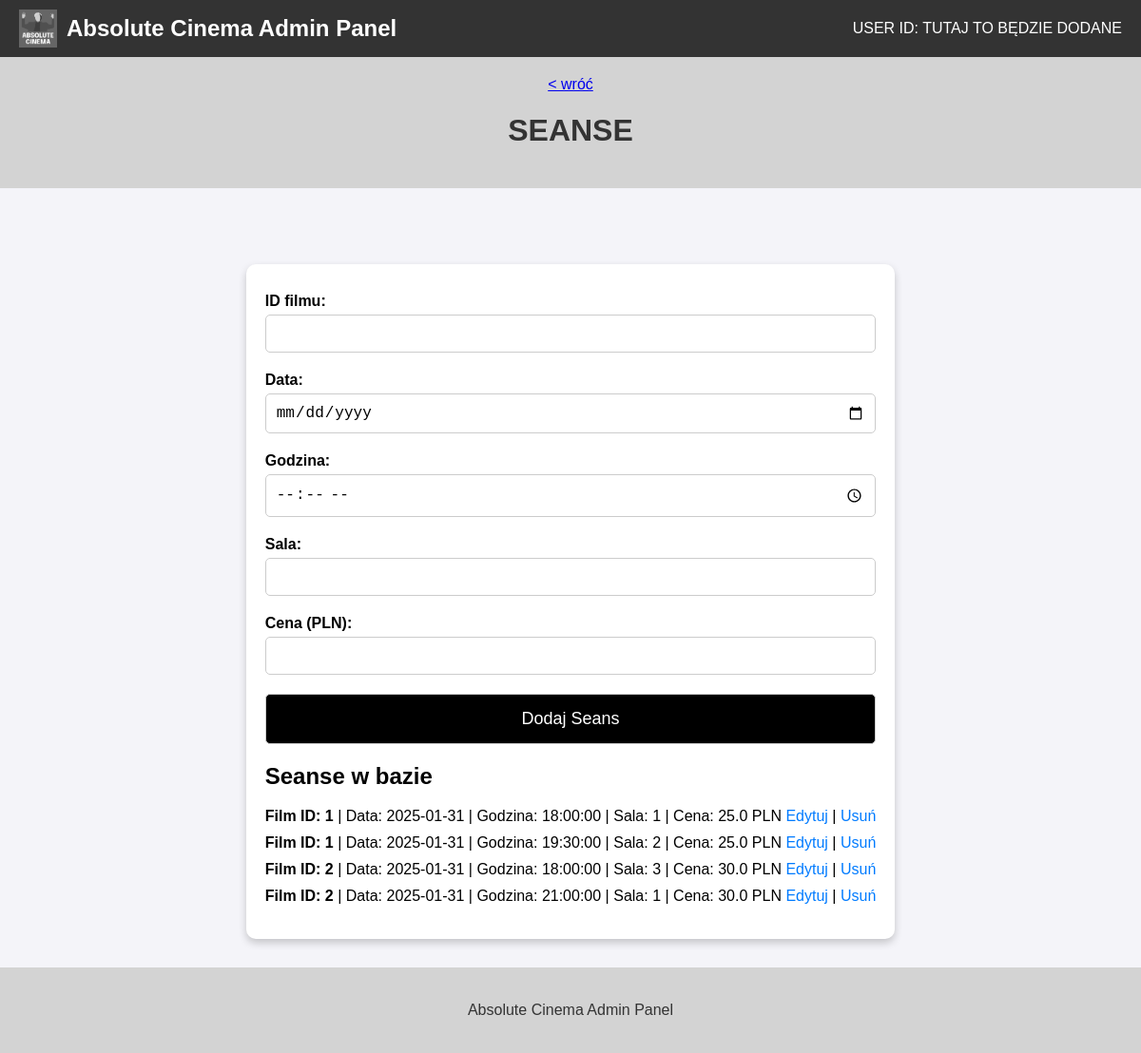
The app's page /admin/bazy/zarzadzaj_seansami with its own data.
### app.py (models this page shows)
class Seans(db.Model):
    __tablename__ = 'seanse'
    id = db.Column(db.Integer, primary_key=True)
    film_id = db.Column(db.Integer, db.ForeignKey('filmy.id'), nullable=False)  #ForeignKey tworzy relację między tabelą Seanse ( kolumna film_id), a tabelą Filmy.
    data = db.Column(db.Date, nullable=False)
    godzina = db.Column(db.Time, nullable=False)
    sala = db.Column(db.String(10), nullable=False)
    cena = db.Column(db.Float, nullable=False)
    rezerwacje = db.relationship('Rezerwacja', backref='seans', lazy=True)

### app.py (the view, shortened to what this page needs)
@app.route('/admin/bazy/zarzadzaj_seansami', methods=['GET', 'POST'])
def zarzadzaj_seansami():
    message = None
    seanse = Seans.query.order_by(Seans.film_id).all()  # Pobieranie seansów, sortowane po dacie i godzinie
    return render_template('admin_bazy_zarzadzaj_seansami.html', message=message, seanse=seanse)

### app.py (called while the page is built)
@app.before_request
def load_database():
    g.kino = {
        "admin" : Administrator.query.all(),
        "film" : Film.query.all(),
        "rezerwacja" : Rezerwacja.query.all(),
        "seans" : Seans.query.all(),
        "klient" : Klient.query.all()
    }

### templates/admin_bazy_zarzadzaj_seansami.html (shortened to what this page needs)
<!DOCTYPE html>
<html lang="pl">
<head>
</head>
<body>
    <div class="navbar">
        <div class="logo">
            <img src="{{ url_for('static', filename='images/absolute_cinema_logo.png') }}" alt="Logo">
            <span>Absolute Cinema Admin Panel</span>
        </div>
        <div class="user-id">
            USER ID: TUTAJ TO BĘDZIE DODANE
        </div>
    </div>
    <div class="breadcrumbs">
        <a href="{{ url_for('admin_bazy')}}"> &lt; wróć</a>
        <h1>SEANSE</h1>
    </div>
    <div class="container">
        <form method="POST">
            <label for="film_id">ID filmu:</label>
            <input type="number" id="film_id" name="film_id" required>
            <label for="data">Data:</label>
            <input type="date" id="data" name="data" required>
            <label for="godzina">Godzina:</label>
            <input type="time" id="godzina" name="godzina" required>
            <label for="sala">Sala:</label>
            <input type="text" id="sala" name="sala" required>
            <label for="cena">Cena (PLN):</label>
            <input type="number" step="0.01" id="cena" name="cena" required>
            <button class="dark" type="submit">Dodaj Seans</button>
        </form>
        <h2>Seanse w bazie</h2>
        <ul>
            {% for seans in seanse %}
            <li>
                <strong>Film ID: {{ seans.film_id }}</strong> | Data: {{ seans.data }} | Godzina: {{ seans.godzina }} | Sala: {{ seans.sala }} | Cena: {{ seans.cena }} PLN
                <a href="{{ url_for('edytuj_seans', seans_id=seans.id) }}">Edytuj</a> |
                <a href="{{ url_for('usun_seans', seans_id=seans.id) }}" onclick="return confirm('Na pewno chcesz usunąć ten seans?')">Usuń</a>
            </li>
            {% endfor %}
        </ul>
    </div>
    <div class="footer">
        <p>Absolute Cinema Admin Panel</p>
    </div>
</body>
</html>

### templates/admin_bazy_zarzadzaj_seansami.html (style rules this page uses)
body { font-family: Arial, sans-serif; background-color: #f4f4f9; margin: 0; padding: 0; display: flex; flex-direction: column; height: 100vh; }
.navbar { background-color: #333; color: white; padding: 10px 20px; display: flex; justify-content: space-between; align-items: center; }
.navbar .logo { display: flex; align-items: center; }
.navbar .logo img { height: 40px; margin-right: 10px; }
.navbar .logo span { font-size: 24px; font-weight: bold; }
.navbar .user-id { font-size: 16px; font-weight: normal; }
.footer { background-color: lightgray; color: #333; text-align: center; padding: 20px 0; margin-top: 30px; flex-shrink: 0; }
.container { min-width: 600px; margin-top: 50px; padding: 20px; background-color: #ffffff; border-radius: 10px; box-shadow: 0 4px 8px rgba(0, 0, 0, 0.2); flex-grow: 1; align-self: center; }
.breadcrumbs { background-color: lightgray; color: black; text-align: center; padding: 20px 0; margin-bottom: 30px; }
h1 { text-align: center; color: #333333; }
form { display: flex; flex-direction: column; }
label { margin-top: 10px; font-weight: bold; margin-bottom: 5px; }
input, textarea { padding: 10px; font-size: 16px; border: 1px solid #ccc; border-radius: 5px; width: 100%; box-sizing: border-box; margin-bottom: 10px; }
button { padding: 15px; font-size: 18px; border: 1px solid #ccc; border-radius: 5px; cursor: pointer; background-color: black; color: white; width: 100%; margin-top: 10px; }
ul { list-style-type: none; padding: 0; }
ul li { margin-bottom: 10px; }
ul li a { text-decoration: none; color: #007bff; }

### records on screen
Seans: film_id "1", data "2025-01-31", godzina "18:00:00", sala "1", cena "25.0"
Seans: film_id "1", data "2025-01-31", godzina "19:30:00", sala "2", cena "25.0"
Seans: film_id "2", data "2025-01-31", godzina "18:00:00", sala "3", cena "30.0"
Seans: film_id "2", data "2025-01-31", godzina "21:00:00", sala "1", cena "30.0"
